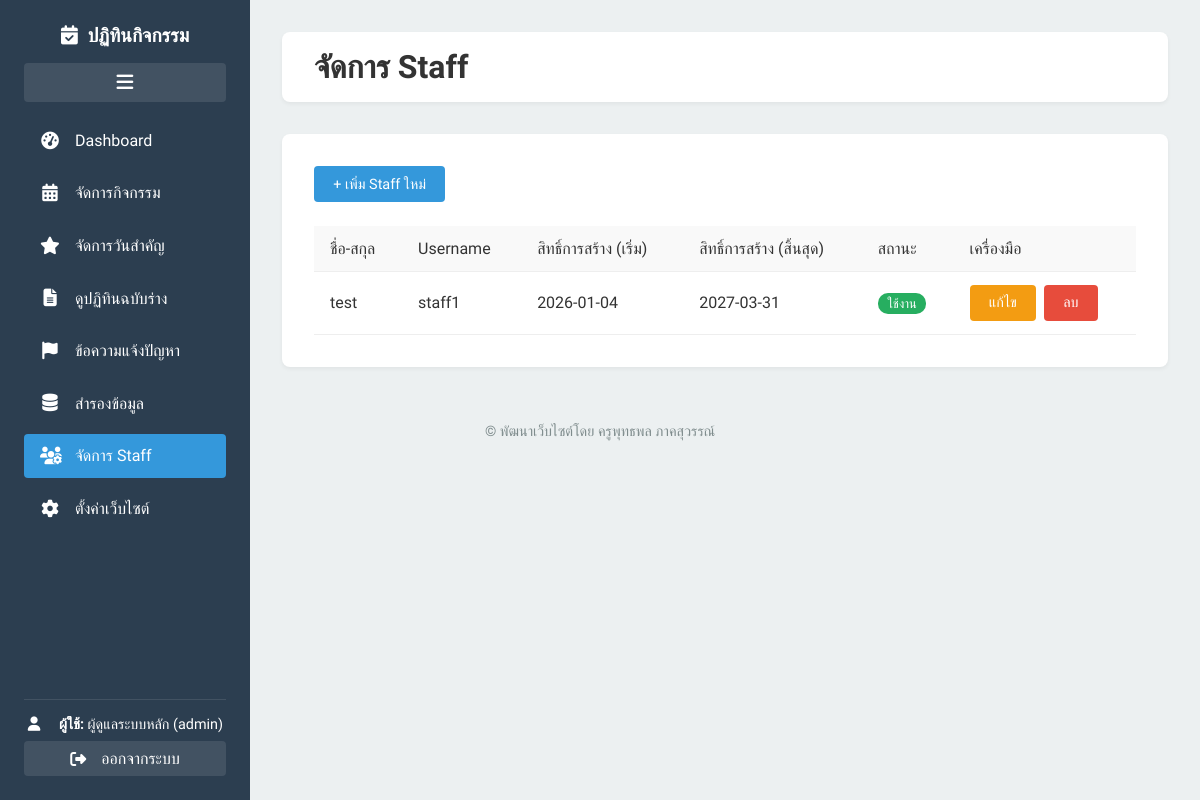
Page /admin/manage_staff.php (signed in) on the committed database.
### tables this page shows
CREATE TABLE `users` (
  `id` int(11) NOT NULL,
  `username` varchar(100) NOT NULL,
  `password` varchar(255) NOT NULL,
  `real_name` varchar(255) NOT NULL,
  `role` enum('admin','staff') NOT NULL DEFAULT 'staff',
  `is_active` tinyint(1) NOT NULL DEFAULT 1,
  `permission_end_date` date DEFAULT NULL,
  `permission_start_date` date DEFAULT NULL
);

### admin/manage_staff.php (the view, shortened to what this page needs)
<?php
require_once 'partials/header.php';
require_once '../config.php';
try {
    $stmt = $pdo->query("SELECT * FROM users WHERE role = 'staff' ORDER BY real_name ASC");
    $staff_members = $stmt->fetchAll(PDO::FETCH_ASSOC);
} catch (PDOException $e) {
    $staff_members = [];
    echo "<p class='error'>Could not fetch staff members: " . $e->getMessage() . "</p>";
}
?>
<div class="toolbar-grid">
    <a href="staff_form.php" class="button"> + เพิ่ม Staff ใหม่</a>
</div>
<div class="table-container">
    <table class="data-table">
        <thead>
            <tr>
                <th>ชื่อ-สกุล</th>
                <th>Username</th>
                <th>สิทธิ์การสร้าง (เริ่ม)</th>
                <th>สิทธิ์การสร้าง (สิ้นสุด)</th>
                <th>สถานะ</th>
                <th>เครื่องมือ</th>
            </tr>
        </thead>
        <tbody>
            <?php if (empty($staff_members)): ?>
                <tr><td colspan="6" style="text-align:center;">ยังไม่มีข้อมูล Staff...</td></tr>
            <?php else: ?>
                <?php foreach ($staff_members as $staff): ?>
                    <tr>
                        <td><?php echo htmlspecialchars($staff['real_name']); ?></td>
                        <td><?php echo htmlspecialchars($staff['username']); ?></td>
                        <td><?php echo $staff['permission_start_date'] ? $staff['permission_start_date'] : 'ไม่จำกัด'; ?></td>
                        <td><?php echo $staff['permission_end_date'] ? $staff['permission_end_date'] : 'ไม่จำกัด'; ?></td>
                        <td>
                            <a href="toggle_staff_status.php?id=<?php echo $staff['id']; ?>" class="status-badge <?php echo $staff['is_active'] ? 'status-visible' : 'status-hidden'; ?>">
                                <?php echo $staff['is_active'] ? 'ใช้งาน' : 'ระงับ'; ?>
                            </a>
                        </td>
                        <td>
                            <div class="action-buttons">
                                <a href="staff_form.php?id=<?php echo $staff['id']; ?>" class="button button-edit">แก้ไข</a>
                                <a href="delete_staff.php?id=<?php echo $staff['id']; ?>" class="button button-danger" onclick="return confirm('คุณแน่ใจหรือไม่ว่าจะลบ Staff คนนี้?');">ลบ</a>
                            </div>
                        </td>
                    </tr>
                <?php endforeach; ?>
            <?php endif; ?>
        </tbody>
    </table>
</div>
<?php
require_once 'partials/footer.php';
?>

### admin/assets/admin_style.css (style rules this page uses)
:root { --primary-color: #3498db; --secondary-color: #2c3e50; --danger-color: #e74c3c; --light-grey: #ecf0f1; --border-color: #bdc3c7; --success-color: #27ae60; }
body { font-family: 'Sarabun', sans-serif; margin: 0; background-color: var(--light-grey); color: #333; }
.button { background-color: var(--primary-color); color: #fff; text-decoration: none; padding: 0.6rem 1.2rem; border-radius: 4px; border: none; cursor: pointer; font-size: 0.9rem; transition: opacity 0.2s ease; display: inline-block; }
.button-danger { background-color: var(--danger-color); }
.button-edit { background-color: #f39c12; }
.toolbar-grid { display: flex; justify-content: space-between; align-items: center; flex-wrap: wrap; gap: 1rem; margin-bottom: 1.5rem; }
.table-container { overflow-x: auto; }
.data-table { width: 100%; border-collapse: collapse; }
.data-table th, .data-table td { padding: 0.8rem 1rem; text-align: left; border-bottom: 1px solid #eee; vertical-align: middle; }
.data-table th { background-color: #f9f9f9; font-weight: 500; }
.action-buttons { display: flex; gap: 0.5rem; align-items: center; }
.status-badge { padding: 0.2rem 0.6rem; border-radius: 10px; color: #fff; font-size: 0.8rem; text-decoration: none; white-space: nowrap; }
.status-visible, .status-active { background-color: var(--success-color); }

### rows in the picture
users: real_name "test", username "staff1", permission_start_date "2026-01-04", permission_end_date "2027-03-31", is_active "ใช้งาน"

### other values in the picture
$_SESSION['user_real_name'] "ผู้ดูแลระบบหลัก"
$_SESSION['user_role'] "admin"
$page_title "จัดการ Staff"
